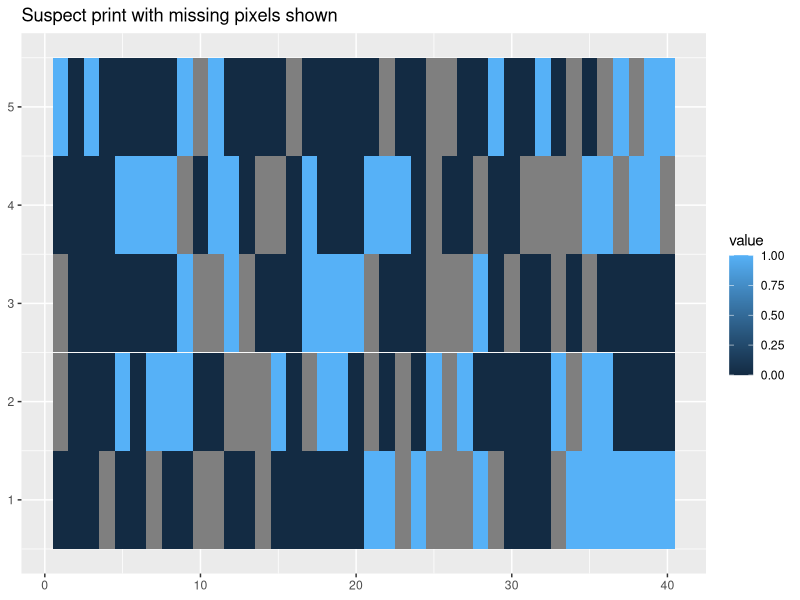
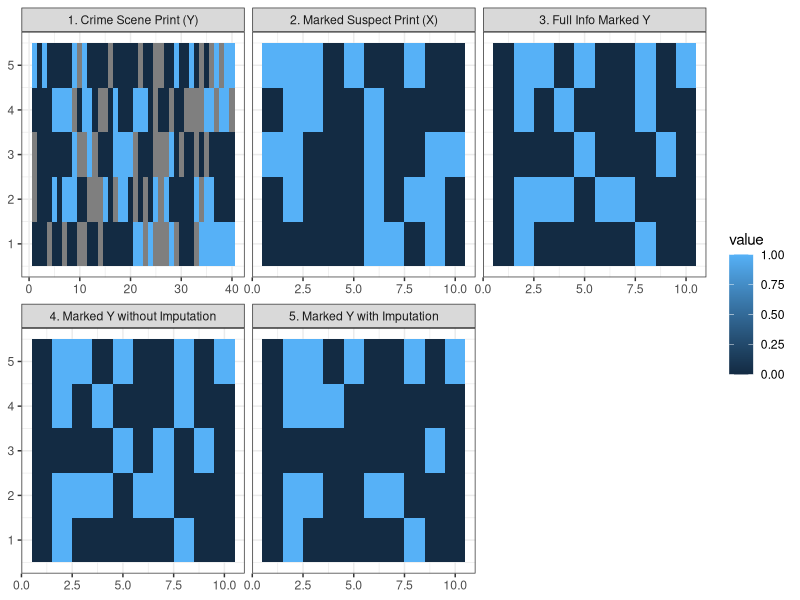

Source code (R) for these figures, in order: (Note: this script raises an error after producing the figures.)
# new imputation bias simulation
# i want 20 minutiae in x and y
# fingerprints are represented by 50 sections, each made up of 4 pixels
# pixels ~ bern(I(is minutia)*.75 + I(no_minutia)*.1)

library(ggplot2)
library(reshape2)
set.seed(123)

sections <- 50
num_min <- 20 
num_bits <- sections*4

x_big <- sample(c(1:sections), num_min)
y_big <- sample(c(1:sections), num_min)

gen_yi <- function(j){
  has_min <- as.numeric(ceiling(j/4) %in% y_big)
  p <- .9*has_min + .1*(1-has_min)
  rbinom(1,1,p)
}
y <- sapply(1:num_bits, gen_yi)
y_miss <- y
y_miss[sample(c(1:num_bits), 50)] <- NA

miss_plot_df <- data.frame(Var1 = rep(1:40, 5), 
                           Var2 = rep(1:5, each = 40),
                           value = y_miss,
                           Type = "1. Crime Scene Print (Y)")

ggplot(miss_plot_df, aes(x = Var1, y = Var2, fill = value)) +
  geom_tile() + xlab(NULL) + ylab(NULL) + 
  ggtitle("Suspect print with missing pixels shown")

gen_xi <- function(j){
  has_min <- as.numeric(ceiling(j/4) %in% x_big)
  p <- has_min
  rbinom(1,1,p)
}
x <- sapply(1:num_bits, gen_xi)

y_impute <- sapply(1:num_bits, function(j) ifelse(is.na(y_miss[j]), x[j], y_miss[j]))
rnd.mean <- function(x) round(mean(x, na.rm = T))

X <- matrix(sapply(1:50, function(j) (j %in% x_big)*1), ncol = 5, byrow = T)
Y <- matrix(sapply(1:50, function(j) (j %in% y_big)*1), ncol = 5, byrow = T)
Y_est <- matrix(apply(matrix(y, ncol = 4, byrow = T), 1, rnd.mean), ncol = 5, byrow = T)
Y_miss <- matrix(apply(matrix(y_miss, ncol = 4, byrow = T), 1, rnd.mean), ncol = 5, byrow = T)
Y_imp <- matrix(apply(matrix(y_impute, ncol = 4, byrow = T), 1, rnd.mean), ncol = 5, byrow = T)


plot.df <- data.frame(rbind(melt(X),melt(Y_est),melt(Y_miss),melt(Y_imp)))
plot.df$Type <- rep(c("2. Marked Suspect Print (X)",
                      "3. Full Info Marked Y", 
                      "4. Marked Y without Imputation", 
                      "5. Marked Y with Imputation"), each = sections)
plot.df <- rbind(plot.df, miss_plot_df)
ggplot(plot.df, aes(x = Var1, y = Var2, fill = value)) +
  geom_tile() + xlab(NULL) + ylab(NULL) +
  facet_wrap(~Type, scales = "free_x") + theme_bw()

# break out figures
plot.df$type <- rep(c("Latent print (y)",
                      "Exemplar (x)",
                      "Criminal's true print", 
                      "4. Marked Y without Imputation", 
                      "Criminal's print marked"), each = sections)

plot.df$type <- ifelse(plot.df$Type == "2. Marked Suspect Print (X)", "Exemplar (x)",
                       ifelse(plot.df$Type == "3. Full Info Marked Y","Criminal's true print",
                              ifelse(plot.df$Type == "4. Marked Y without Imputation","4. Marked Y without Imputation",
                                     ifelse(plot.df$Type == "5. Marked Y with Imputation", "Criminal's marked print",
                                            "Criminal's latent print (y)"))))

ggplot(plot.df[plot.df$type %in% c("Criminal's latent print (y)","Exemplar (x)"),], 
       aes(x = Var1, y = Var2, fill = value)) +
  geom_tile() + xlab(NULL) + ylab(NULL) +
  facet_wrap(~type, scales = "free_x") + 
  theme(legend.position = "none")
ggsave("latentVsexemplar.png",width = 4, height = 2.5)

ggplot(plot.df[plot.df$type %in% c("Criminal's true print","Exemplar (x)"),], 
       aes(x = Var1, y = Var2, fill = value)) +
  geom_tile() + xlab(NULL) + ylab(NULL) +
  facet_wrap(~type, scales = "free_x") + 
  theme(legend.position = "none")
ggsave("trueVsexemplar.png",width = 4, height = 2.5)

ggplot(plot.df[plot.df$type %in% c("Criminal's marked print","Exemplar (x)"),], 
       aes(x = Var1, y = Var2, fill = value)) +
  geom_tile() + xlab(NULL) + ylab(NULL) +
  facet_wrap(~type, scales = "free_x") + 
  theme(legend.position = "none")
ggsave("markedVsexemplar.png",width = 4, height = 2.5)

sum(which(X==1)%in%which(Y==1)) # true matches
sum(which(X==1)%in%which(Y_est==1)) # matches marked without missingness
sum(which(X==1)%in%which(Y_miss==1)) # matches in the presence of missingness
sum(which(X==1)%in%which(Y_imp==1)) # matches with imputation

# show where improper match is
temp = Y
temp[(X==Y) &(X==1)] <- 10
temp[(X==1)&(Y_imp==1)&(Y_miss==0)] <- (-10)
ggplot(melt(temp), aes(x = Var1, y = Var2, fill = value)) + geom_tile()